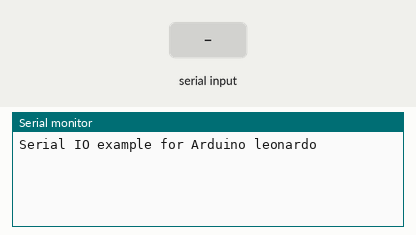
Recording of a sketch running on a simulated Arduino Leonardo, built with avr-gcc and run on an emulated ATmega32U4. Parts: the last lines printed to the serial monitor. Inputs (shaded band) come from the test bench.

Above: at 1.2 s.
1.3 s: "1" received over Serial
At 1.9 s:
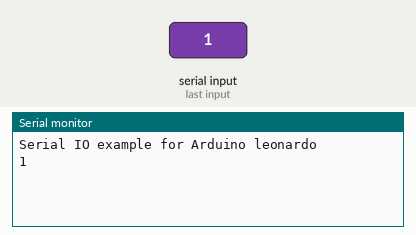
2.8 s: "0" received over Serial
At 4.0 s:
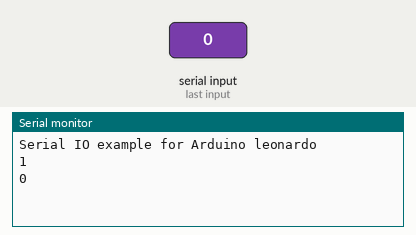
4.3 s: "2" received over Serial
At 5.3 s:
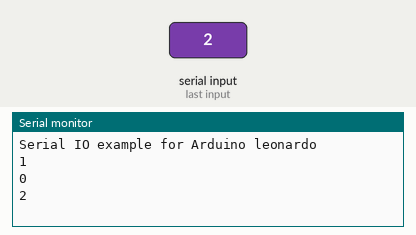

Measured:
- after the input at 1.3 s, the serial monitor: prints a new line at once (image 1)
- after the input at 2.8 s, the serial monitor: prints a new line at once (image 2)
- after the input at 4.3 s, the serial monitor: prints a new line at once (image 3)

The sketch:

serial.ino
```cpp
/**
 * Обмен даннами с arduino с использованием серийного порта
 *
 * Получаем строку через серийный порт и посылаем ее обратно =)
 */

#define BUFFER_SIZE 16

char buffer[BUFFER_SIZE + 1];
char position;

void setup() {
  Serial.begin(9600);
  Serial.println("Serial IO example for Arduino leonardo");
}

void loop() {
  if (Serial.available()) {
    position = 0;
    while (Serial.available()) {
      char x = Serial.read();
      if (position < BUFFER_SIZE) {
        buffer[position] = x;
        position++;
      }
    }
    buffer[position] = 0;
    Serial.println(buffer);
  }
}
```
